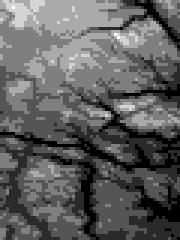
#> input picture sajjad-summer exercise/SRTM_data_Norway_1.tif, 60 x 80 px (shown 3 times larger)
$ python 'Part d and e.py'
#> lines starting #> are read from the running program, lines starting #| are printed output that depends on the picture
### sajjad-summer exercise/design_matrix.py
import numpy as np

def design_matrix(deg, x, y):

    m = len(x)
    polynomial = [np.ones((m)), x, y]

    # polynomials
    for p in range(2, deg + 1):
        polynomial.append(x**p)
        polynomial.append(y**p)

    # cross-terms
    for m in range(1, deg):
        for n in range(1, deg):
            polynomial.append((x**m) * (y**n))

    X = np.stack((polynomial), axis = -1)
    return X

### sajjad-summer exercise/metrics.py
import numpy as np

def mean_squared_error(y, yhat):
    res = y - yhat
    mse = np.divide(res.T@res, len(yhat))
    return mse

def r2_score(y, yhat):
    res = y - yhat
    ymean = np.mean(y)
    ssr = y - ymean * np.ones((len(y),))
    R2 = 1 - np.divide(res.T@res, ssr.T@ssr)
    return R2

def bias2(z,zhat):
    n = len(zhat)
    bias2 = np.sum((z - (np.mean(zhat)))**2) / n
    return bias2

def variance_error(yhat):
    variance = np.mean(yhat**2) - np.mean(yhat)**2
    return variance

def variance_model(y, yhat, n):
    m = len(y)
    res = y - yhat
    variance = (1 / (m - n - 1)) * res.T@res
    return variance

def covariance_matrix(XTX, variance):
    n, n = np.shape(XTX)
    XTXinv = np.linalg.solve(XTX, np.eye(n))
    covariance_matrix = variance * XTXinv
    return covariance_matrix

def confidance_interval(z, zhat, p, X, B):
    Variance_model = variance_model(z, zhat, p)
    Beta_std = np.sqrt(np.diag(covariance_matrix(X, Variance_model)))
    conf_upper = B + 2 * Beta_std
    conf_lower = B - 2 * Beta_std
    Beta_conf = list(zip(conf_lower, conf_upper))
    return Beta_conf

### sajjad-summer exercise/terrain_plot.py
from imageio import imread
import matplotlib.pyplot as plt

def terrain_plot(terrain):

    plt.figure()
    plt.title('Terrain')
    plt.imshow(terrain, cmap = 'gray')
    plt.xlabel('X')
    plt.ylabel('Y')
    plt.show()

# [3 lines that do not run on import are left out]


### sajjad-summer exercise/Part d and e.py
import imageio
import numpy as np

from sklearn import linear_model

from design_matrix import design_matrix
from k_fold_CV import k_fold_CV
import metrics
from terrain_plot import terrain_plot

# Import data
data = imageio.imread('SRTM_data_Norway_1.tif')
#> data is the input picture: shape (80, 60) int16; min 71, max 1770, mean 703.2
a, b = np.shape(data)
#> a = 80; b = 60
z =  np.reshape(data, [b * a,])
#> z = 4800 values, max 1770 at index 698, min 71 at index 3032, mean 703.2

x = np.linspace(0, 1, b)
#> x = 60 values from 0 to 1
y = np.linspace(0, 1, a)
#> y = 80 values from 0 to 1

x, y = np.meshgrid(x, y)
x = np.reshape(x, (a * b,))
y = np.reshape(y, (a * b,))
#> y = 4800 values from 0 to 1

# Parameters
number_of_models = 4
highest_number_of_betas = 27
k = 5

# Choose model
#model = 'OLS'
model = 'Ridge'
#model = 'Lasso'

####################################################################
# Ordinary least squares

if model == 'OLS':

    # Regression statistics matrices
    MSE_train = np.zeros([number_of_models,])
    R2_train = np.zeros([number_of_models,])
    MSE_test = np.zeros([number_of_models,])
    R2_test = np.zeros([number_of_models,])
    Beta_conf_interval = np.zeros([highest_number_of_betas, number_of_models], dtype='O')
    Bias2 = np.zeros([number_of_models,])
    Variance_error = np.zeros([number_of_models,])

    for m in range(number_of_models):

        # Polynomial degree
        p = m + 2

        # Design matrix
        X = design_matrix(p, x, y)
        Xm, Xn = np.shape(X)

        # Least squares
        normal_equation = X.T@X
        B = np.linalg.solve(normal_equation, X.T@z)

        # Regression statistics calcualtions
        zhat = X@B
        MSE_train[m] = metrics.mean_squared_error(z, zhat)
        R2_train[m] = metrics.r2_score(z, zhat)
        Beta_conf_interval[:Xn, m] = metrics.confidance_interval(z, zhat, p, normal_equation, B)
        Bias2[m] = metrics.bias2(z, zhat)
        Variance_error[m] = metrics.variance_error(zhat)

        # Cross valdiation 2-fold
        CV_pred = []

        for X_train, X_test, z_train, z_test in k_fold_CV(k, X, z):

            # Least squares
            B = np.linalg.solve(X_train.T@X_train, X_train.T@z_train)

            # Cross validation predictions
            CV_pred.append(X_test@B)

        # Cross valdiation regression statistics calculations
        CV_pred = np.reshape(CV_pred, [a * b,])
        MSE_test[m] = metrics.mean_squared_error(z, CV_pred)
        R2_test[m] = metrics.r2_score(z, CV_pred)

##################################################################
# Ridge regression

if model == 'Ridge':

    # Regression statistics matrices
    MSE = np.zeros([number_of_models])
    R2 = np.zeros([number_of_models])
    Beta_conf_interval = np.zeros([highest_number_of_betas, number_of_models], dtype='O')
    Bias2 = np.zeros([number_of_models])
    Variance_error = np.zeros([number_of_models])
    Alphas = np.zeros([number_of_models,])

    # Lambda values
    lambdas = np.arange(0, 1, 0.01)

    for m in range(number_of_models):

        # Polynomial degree
        p = m + 2

        # Design matrix
        X = design_matrix(p, x, y)
        Xm, Xn = np.shape(X)

        # Ridge regression
        model = linear_model.RidgeCV(alphas = lambdas, fit_intercept = False, cv = k)
        model.fit(X, z)

        # Regression statistics calculations
        zhat = model.predict(X)
        MSE[m,] = metrics.mean_squared_error(z, zhat)
        R2[m,] = metrics.r2_score(z, zhat)
        Beta_conf_interval[:Xn, m] = metrics.confidance_interval(z, zhat, p, X.T@X + model.alpha_ * np.eye(Xn), model.coef_)
        Bias2[m] = metrics.bias2(z, zhat)
        Variance_error[m] = metrics.variance_error(zhat)
        Alphas[m] = model.alpha_
#> this loop made 4 passes
#> (mse in mean_squared_error, R2 in r2_score) on passes 2 to 4: (45294.2, 0.51), (45203, 0.511), (45148.6, 0.511)
#> (mse in mean_squared_error, R2 in r2_score) on pass 1: (47978.4, 0.481)
#> after the loop, Alphas = [0.99, 0.99, 0.99, 0.99]; Bias2 = [92360.1, 92360.1, 92360.1, 92360.1]; MSE = [47978.4, 45294.2, 45203, 45148.6]; R2 = [0.481, 0.51, 0.511, 0.511]; Variance_error = [43222.5, 44808.9, 45570, 45648.7]

######################################################################################
# Lasso regression

if model == 'Lasso':

    # Regression statistics matrices
    MSE = np.zeros([number_of_models,])
    R2 = np.zeros([number_of_models,])
    Beta_conf_interval = np.zeros([highest_number_of_betas, number_of_models], dtype='O')
    Bias2 = np.zeros([number_of_models,])
    Variance_error = np.zeros([number_of_models,])
    Alphas = np.zeros([number_of_models,])

    # Lambda values
    lambdas = np.arange(0.0001, 0.0101, 0.0001)

    for m in range(number_of_models):

            # Polynomial degree
            p = m + 2

            # Design matrix
            X = design_matrix(p, x, y)
            Xm, Xn = np.shape(X)

            # Lasso regression
            model = linear_model.LassoCV(alphas = lambdas, fit_intercept = False, cv = k)
            model.fit(X, z)

            # Regression statistics calculations
            zhat = model.predict(X)
            MSE[m] = metrics.mean_squared_error(z, zhat)
            R2[m] = metrics.r2_score(z, zhat)
            Beta_conf_interval[:Xn, m] = metrics.confidance_interval(z, zhat, p, X.T@X + model.alpha_ * np.eye(Xn), model.coef_)
            Bias2[m] = metrics.bias2(z, zhat)
            Variance_error[m] = metrics.variance_error(zhat)
            Alphas[m] = model.alpha_

###########################################################################

# Plot model
image = np.reshape(zhat, (a, b)).astype(int)
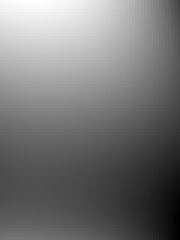
#> image: shape (80, 60) int64 (shown 3 times larger); min 264, max 1213, mean 702.4; drawn with min black and max white
terrain_plot(image)
